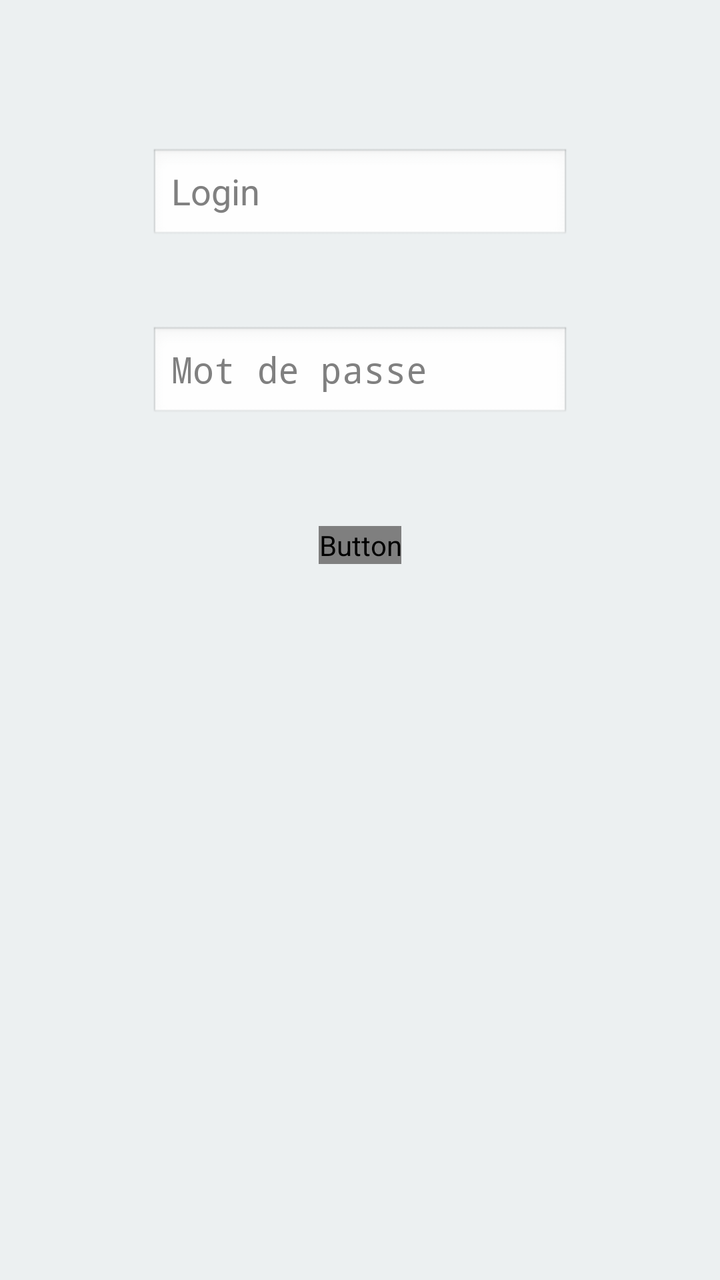
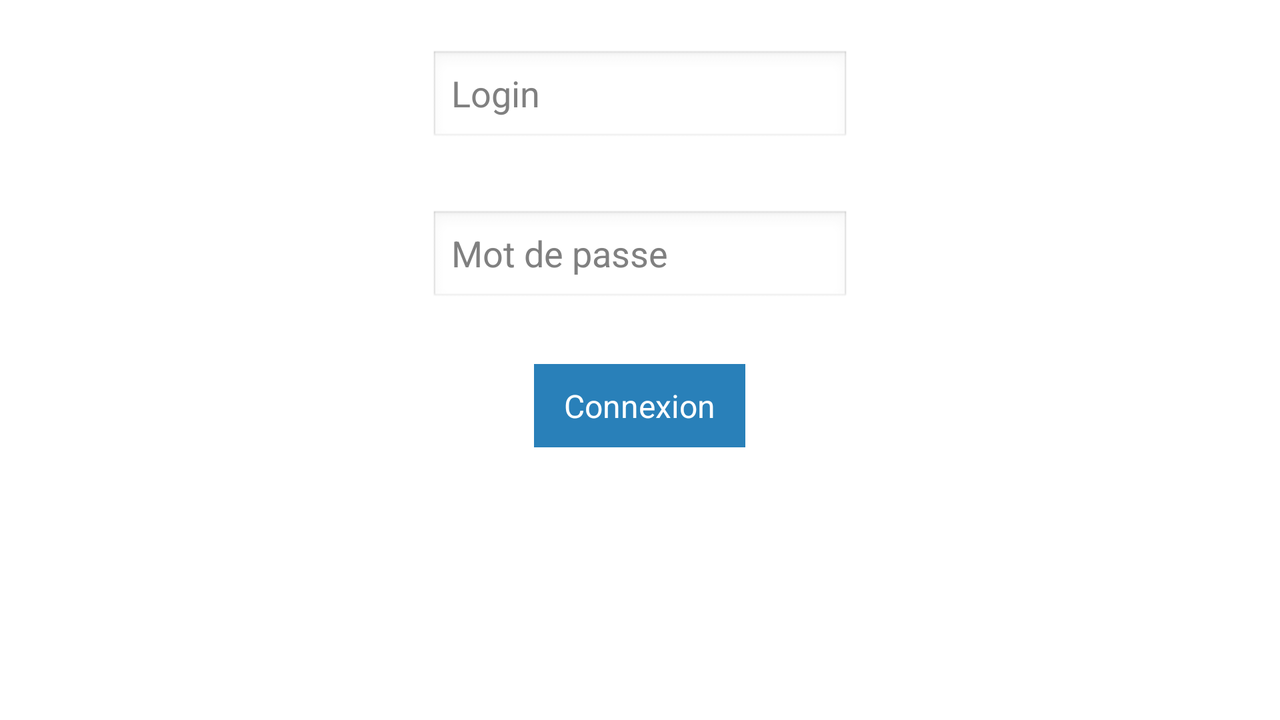

The same Android screen from two of the app's own layout files: first res/layout/ as a phone draws it, then the repository's variant for another configuration, drawn on a device whose configuration selects that folder. Both files follow.
<!-- AndroidManifest.xml: application theme AppTheme -->
<!-- res/layout/activity_login.xml -->
<RelativeLayout xmlns:android="http://schemas.android.com/apk/res/android"
    xmlns:tools="http://schemas.android.com/tools"
    android:layout_width="match_parent"
    android:layout_height="match_parent"
    android:paddingBottom="@dimen/activity_vertical_margin"
    android:paddingLeft="@dimen/activity_horizontal_margin"
    android:paddingRight="@dimen/activity_horizontal_margin"
    android:paddingTop="@dimen/activity_vertical_margin"
    android:background="#ecf0f1"
    tools:context=".LoginActivity" >

    <EditText
        android:id="@+id/loginText"
        android:layout_width="wrap_content"
        android:layout_height="wrap_content"
        android:layout_alignParentTop="true"
        android:layout_centerHorizontal="true"
        android:layout_marginTop="58dp"
        android:ems="10"
        android:hint="Login" >

        <requestFocus />
        
    </EditText>

    <EditText
        android:id="@+id/passwordText"
        android:layout_width="wrap_content"
        android:layout_height="wrap_content"
        android:layout_below="@+id/loginText"
        android:layout_centerHorizontal="true"
        android:layout_marginTop="41dp"
        android:ems="10"
        android:hint="Mot de passe"
        android:inputType="textPassword" />

    <Button
        android:id="@+id/buttonConnexion"
        android:layout_width="wrap_content"
        android:layout_height="wrap_content"
        android:layout_below="@+id/passwordText"
        android:layout_centerHorizontal="true"
        android:layout_marginTop="52dp"
        android:fontFamily="Droid sans"
        android:text="Connexion" />

</RelativeLayout>
<!-- resources referenced by this layout -->
<resources>
  <dimen name="activity_horizontal_margin">16dp</dimen>
  <dimen name="activity_vertical_margin">16dp</dimen>
  <style name="AppTheme" parent="AppBaseTheme">
      	<item name="android:buttonStyle">@style/CustomButton</item>
      </style>
  <style name="AppBaseTheme" parent="android:Theme.Light">
          
      </style>
  <style name="CustomButton">
  	    <item name="android:background">@color/blue</item>
  	    <item name="android:textColor">@color/white</item>
  	    <item name="android:focusable">true</item>
  	    <item name="android:clickable">true</item>
  	    <item name="android:gravity">center_vertical|center_horizontal</item>
  	    <item name="android:paddingTop">@dimen/layoutPaddingVertical</item>
  	    <item name="android:paddingBottom">@dimen/layoutPaddingVertical</item>
  	    <item name="android:paddingLeft">@dimen/layoutPaddingHorizontal</item>
  	    <item name="android:paddingRight">@dimen/layoutPaddingHorizontal</item>
  	</style>
  <color name="blue">#2980b9</color>
  <color name="white">#fff</color>
  <dimen name="layoutPaddingVertical">10dp</dimen>
  <dimen name="layoutPaddingHorizontal">15dp</dimen>
</resources>
<!-- res/layout-land/activity_login.xml (the repository's variant of the layout above) -->
<!-- drawn on the phone turned sideways -->
<?xml version="1.0" encoding="utf-8"?>
<LinearLayout xmlns:android="http://schemas.android.com/apk/res/android"
    android:layout_width="match_parent"
    android:layout_height="match_parent"
    android:orientation="vertical" >

    <RelativeLayout
        android:layout_width="match_parent"
        android:layout_height="match_parent" >

        <EditText
            android:id="@+id/loginText"
            android:layout_width="wrap_content"
            android:layout_height="wrap_content"
            android:layout_alignParentTop="true"
            android:layout_centerHorizontal="true"
            android:layout_marginTop="25dp"
            android:ems="10"
            android:hint="Login" >

            <requestFocus />
        </EditText>

        <EditText
            android:id="@+id/passwordText"
            android:layout_width="wrap_content"
            android:layout_height="wrap_content"
            android:layout_alignLeft="@+id/loginText"
            android:layout_below="@+id/loginText"
            android:layout_marginTop="32dp"
            android:ems="10"
            android:hint="Mot de passe" />

        <Button
            android:id="@+id/buttonConnexion"
            android:layout_width="wrap_content"
            android:layout_height="wrap_content"
            android:layout_below="@+id/passwordText"
            android:layout_centerHorizontal="true"
            android:layout_marginTop="29dp"
            android:text="Connexion" />
    </RelativeLayout>

</LinearLayout>
<!-- resources referenced by the variant -->
<!-- as the phone turned sideways resolves them -->
<resources>
  <style name="AppTheme" parent="AppBaseTheme">
      	<item name="android:buttonStyle">@style/CustomButton</item>
      </style>
  <style name="AppBaseTheme" parent="android:Theme.Light">
          
      </style>
  <style name="CustomButton">
  	    <item name="android:background">@color/blue</item>
  	    <item name="android:textColor">@color/white</item>
  	    <item name="android:focusable">true</item>
  	    <item name="android:clickable">true</item>
  	    <item name="android:gravity">center_vertical|center_horizontal</item>
  	    <item name="android:paddingTop">@dimen/layoutPaddingVertical</item>
  	    <item name="android:paddingBottom">@dimen/layoutPaddingVertical</item>
  	    <item name="android:paddingLeft">@dimen/layoutPaddingHorizontal</item>
  	    <item name="android:paddingRight">@dimen/layoutPaddingHorizontal</item>
  	</style>
  <color name="blue">#2980b9</color>
  <color name="white">#fff</color>
  <dimen name="layoutPaddingVertical">10dp</dimen>
  <dimen name="layoutPaddingHorizontal">15dp</dimen>
</resources>
